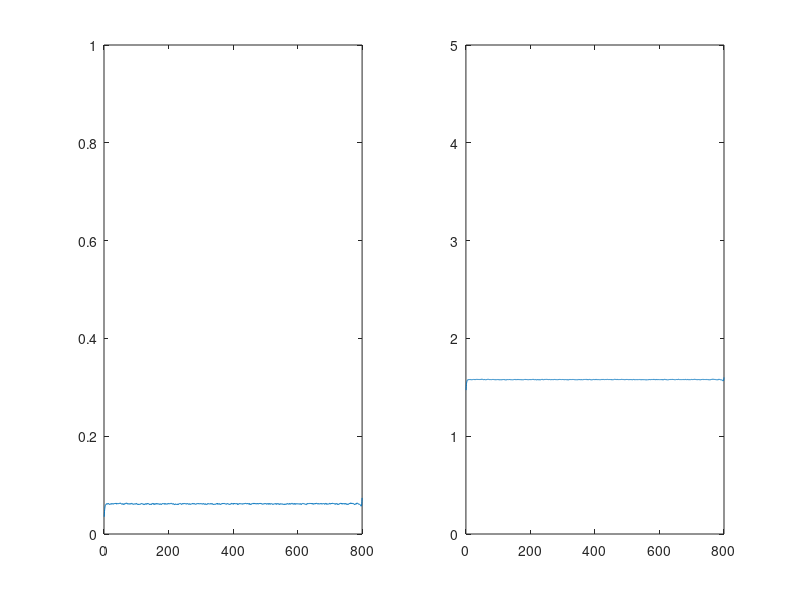

Write the MATLAB code that produced this figure.
clear all

%Variables
kflux = 8 ; % (microM/s)
b = 0.11;
k1 = 0.7; %(microM)
k2 = 0.7; %(microM)
Th = 0.2 ; %(s)
kg = 0.27; %(microM)
g = 1; % (MicroM/s)
B = 0.15; %(microM/s)
kmu = 0.01; % (MicroM)
Vp = 0.08; % (1/s)
kp = .5;  % (MicroM)
Dc = 20;  % (Microm^2/s)
Dp = 300;  % (Microm^2/s)

pulseLength = 0.2; %S
pulseA = 1e-4;


Fp = .2; %IP3 permeability
Fc = Fp/20;

n = 1; %(Hill coefficient)  

TMax=300;
DeltaT=0.01;

stimulus = pulseLength/DeltaT;

DeltaX = .5;
NC = 200;
L = 4;

domainSize = (L*NC/DeltaX);

C = zeros(1, domainSize);
bound = C;
P = C;
h = ones(1,domainSize);
P(int16(domainSize/2)) = 1;
P1 = P;
C1 = ones(1, domainSize)*.1;
C = C1;
h1 = h;

found = false;
for i = 12:L/DeltaX:domainSize
   bound(int16(i)) = 1; 
   if ~found && i > domainSize/2
      found = true;
      
   end
end

boundleft = logical(bound);
boundleftleft = logical(boundleft);
boundright = logical(boundleft);
boundleftleft(1) = [];
boundleftleft = [boundleftleft 0];
boundright = [0 boundright];
boundright(end) = [];
boundrightright = logical([0 boundright]);
boundrightright(end) = [];
boundleftleft = logical(boundleftleft);
boundright = logical(boundright);
doublebound = boundright | boundleft;
i = 1;
xs = DeltaX:DeltaX:(L*NC);


Dc1 = (1/Dc + 1/(Fc*L))^(-1);
Dp1 = (1/Dp + 1/(Fp*L))^(-1);

v8=1e-4;
v7=0.001;
%KG=
%a0=
KCa=.1;
%plcb = v8((1+KG)*(KG/(1+KG)+a0))^(-1)*a0; %http://www.jneurosci.org/content/22/12/4850.full.pdf
    plcb = v8;
    
for T = 0:DeltaT:TMax
    
    if T < stimulus
        P(int16(domainSize/2)) = P(int16(domainSize/2))+pulseA;
        P1(int16(domainSize/2)) = P1(int16(domainSize/2))+pulseA;
    end
    
    
%     mu=(P.^n).*((((kmu)^n)+P.^n).^(-1));
%     Jflux= kflux*mu.*h.*((b+(1-b)*C.*((k1+C).^(-1))));
%     Jpump=g*(C.^2).*(((kg)^2 + C.^2).^(-1));
%     J1=((k2)^2)*(((k2)^2 + C.^2).^(-1)) - h;
%     
%     P = P + DeltaT * ((Dp*del2(P)).*double(~doublebound)/DeltaX^2 - (Fp*gradient(P,DeltaX).*double(boundright)) + (Fp*gradient(P,DeltaX).*double(boundleft)) - (Vp*P*kp).*((kp + P).^(-1)));
%     C = C + DeltaT * ((Dc*del2(C)).*double(~doublebound)/DeltaX^2 - (Fc*gradient(C,DeltaX).*double(boundright)) + (Fc*gradient(C,DeltaX).*double(boundleft)) + Jflux - Jpump + B);
%     h = h + DeltaT * ((1/Th)*J1);

    mu=(P1.^n).*((((kmu)^n)+P1.^n).^(-1));
    Jflux= kflux*mu.*h1.*((b+(1-b)*C1.*((k1+C1).^(-1))));
    Jpump=g*(C1.^2).*(((kg)^2 + C1.^2).^(-1));
    J1=((k2)^2)*(((k2)^2 + C1.^2).^(-1)) - h1;
    plcd = v7*C1.^2./(KCa^2+C1.^2); %http://www.jneurosci.org/content/22/12/4850.full.pdf
    
    P1 = P1 + DeltaT * ((plcb+plcd+Dp1*del2(P1))/DeltaX^2 - (Vp*P1*kp).*((kp + P1).^(-1)));
    C1 = C1 + DeltaT * ((Dc1*del2(C1))/DeltaX^2 + Jflux - Jpump + B);
    h1 = h1 + DeltaT * ((1/Th)*J1);

    P1 = P1 .* normrnd(1,0.001,size(P1));
    
    % 
%     P(boundleftleft) = (P(boundleft) + P(boundleftleft))/2;
%     P(boundleft) = P(boundleftleft);
%     P(boundrightright) = (P(boundright) + P(boundrightright))/2;
%     P(boundright) = P(boundrightright);
%     
%     C(boundleftleft) = (C(boundleft) + C(boundleftleft))/2;
%     C(boundleft) = C(boundleftleft);
%     C(boundrightright) = (C(boundright) + C(boundrightright))/2;
%     C(boundright) = C(boundrightright);
%     
    
    if mod(T,DeltaT*1000) == 0
        
        subplot(1,2,1)
        plot(xs,P1);
        %plot(xs,P1,xs,P);
        axis([0,(L*NC),0,1])
        subplot(1,2,2)
        %plot(xs,C1,xs,C);
        plot(xs,C1);
        axis([0,(L*NC),0,5])
        T
        
        drawnow limitrate
        
        PStorewc(i,:) = P;
        CStorewc(i,:) = C;
        PStorenc(i,:) = P1;
        CStorenc(i,:) = C1;
        i = i + 1;
    
    
    end
    %imshow(imresize(PStore,[i i]),[])
    
    
end

% figure(1);
% plot(P);
% hold on
% plot(C);
